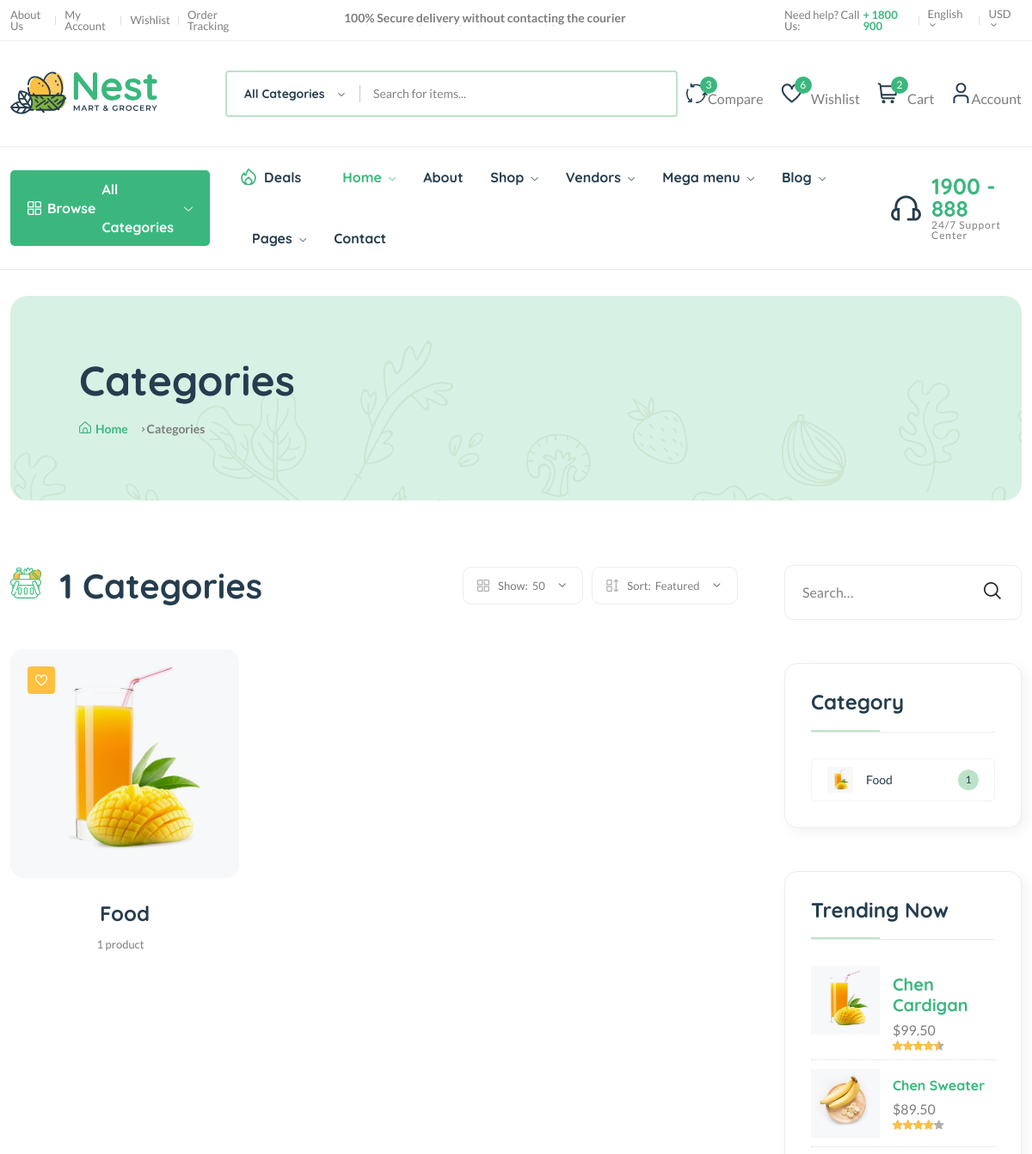
The app's page /category/ (upper part), older data.
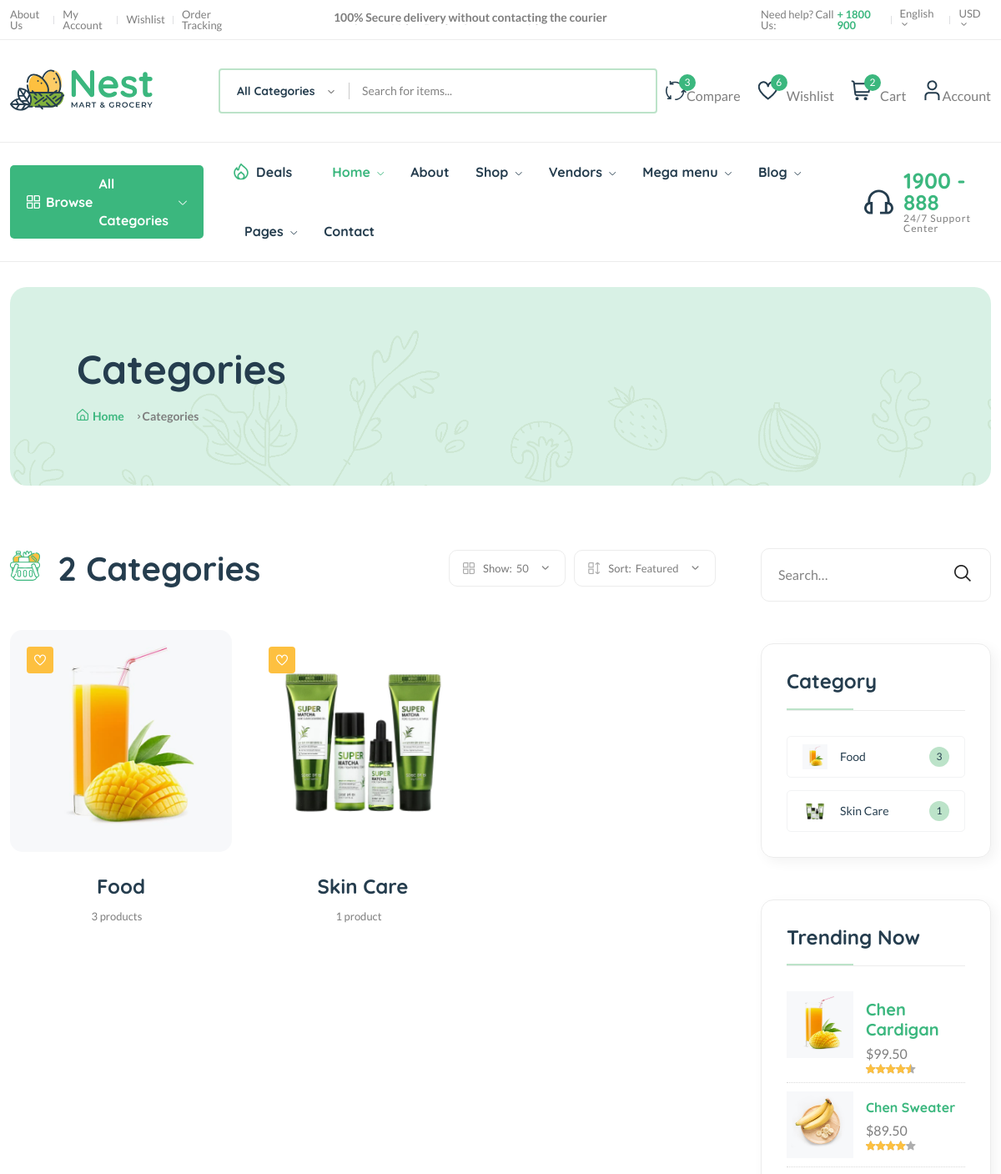
The same page, newer data.
### core/models.py (models this page shows, shortened)
class Category(models.Model):
    cid = ShortUUIDField(unique=True, length=10, max_length=20, prefix="cat", alphabet="abcdefgh12345")
    title = models.CharField(max_length=100, default="Food")
    image = models.ImageField(upload_to="category", default="category.jpg")
    class Meta:
        verbose_name_plural = "Categories"

### core/views.py (the view)
# urls.py: path("category/", category_list_view, name="category-list"),
def category_list_view(request):
    categories = Category.objects.all()
    context = {
        "categories": categories,
    }
    return render(request, 'core/category-list.html', context)

### templates/core/category-list.html (shortened to what this page needs)
{% extends 'core/partials/base.html' %}
{% load static %}
{% block content %}
    <main class="main">
        <div class="page-header mt-30 mb-75">
            <div class="container">
                <div class="archive-header">
                    <div class="row align-items-center">
                        <div class="col-xl-3">
                            <h1 class="mb-15">Categories</h1>
                            <div class="breadcrumb">
                                <a href="index.html" rel="nofollow"><i class="fi-rs-home mr-5"></i>Home</a>
                                <span>Categories</span>
                            </div>
                        </div>
                    </div>
                </div>
            </div>
        </div>
        <div class="page-content mb-50">
            <div class="container">
                <div class="row">
                    <div class="col-lg-9">
                        <div class="shop-product-fillter mb-50 pr-30">
                            <div class="totall-product">
                                <h2>
                                    <img class="w-36px mr-10" src="assets/imgs/theme/icons/category-1.svg" alt="" />
                                    {{categories.count}} Categories
                                </h2>
                            </div>
                            <div class="sort-by-product-area">
                                <div class="sort-by-cover mr-10">
                                    <div class="sort-by-product-wrap">
                                        <div class="sort-by">
                                            <span><i class="fi-rs-apps"></i>Show:</span>
                                        </div>
                                        <div class="sort-by-dropdown-wrap">
                                            <span> 50 <i class="fi-rs-angle-small-down"></i></span>
                                        </div>
                                    </div>
                                </div>
                                <div class="sort-by-cover">
                                    <div class="sort-by-product-wrap">
                                        <div class="sort-by">
                                            <span><i class="fi-rs-apps-sort"></i>Sort:</span>
                                        </div>
                                        <div class="sort-by-dropdown-wrap">
                                            <span>Featured <i class="fi-rs-angle-small-down"></i></span>
                                        </div>
                                    </div>
                                </div>
                            </div>
                        </div>
                        <div class="loop-grid pr-30">
                            <div class="row">
                                {% for c in categories %}
                                <article class="col-xl-4 col-lg-6 col-md-6 text-center hover-up mb-30 animated">
                                    <div class="post-thumb">
                                        <a href="blog-post-right.html">
                                            <img class="border-radius-15" src="{{c.image.url}}" alt="" />
                                        </a>
                                        <div class="entry-meta">
                                            <a class="entry-meta meta-2" href="blog-category-grid.html"><i class="fi-rs-heart"></i></a>
                                        </div>
                                    </div>
                                    <div class="entry-content-2">
                                        <h4 class="post-title mb-15">
                                            <a href="blog-post-right.html">{{ c.title }}</a>
                                        </h4>
                                        <div class="entry-meta font-xs color-grey mt-10 pb-10">
                                            <div>
                                                <span class="hit-count mr-10">{{c.category.count}} product{{c.category.count|pluralize}}</span>
                                            </div>
                                        </div>
                                    </div>
                                </article>
                                {% endfor %}
                            </div>
                        </div>
                    </div>
                    <div class="col-lg-3 primary-sidebar sticky-sidebar">
                        <div class="widget-area">
                            <div class="sidebar-widget-2 widget_search mb-50">
                                <div class="search-form">
                                    <form action="#">
                                        <input type="text" placeholder="Search…" />
                                        <button type="submit"><i class="fi-rs-search"></i></button>
                                    </form>
                                </div>
                            </div>
                            <div class="sidebar-widget widget-category-2 mb-50">
                                <h5 class="section-title style-1 mb-30">Category</h5>
                                <ul>
                                    {% for c in categories %}
                                    <li>
                                        <a href="shop-grid-right.html"> <img src="{{c.image.url}}" alt="" />{{c.title}}</a><span class="count">{{c.category.count}}</span>
                                    </li>
                                    {% endfor %}
                                </ul>
                            </div>
                            <div class="sidebar-widget product-sidebar mb-50 p-30 bg-grey border-radius-10">
                                <h5 class="section-title style-1 mb-30">Trending Now</h5>
                                <div class="single-post clearfix">
                                    <div class="image">
                                        <img src="assets/imgs/shop/thumbnail-3.jpg" alt="#" />
                                    </div>
                                    <div class="content pt-10">
                                        <h5><a href="shop-product-detail.html">Chen Cardigan</a></h5>
                                        <p class="price mb-0 mt-5">$99.50</p>
                                        <div class="product-rate">
                                            <div class="product-rating" style="width: 90%"></div>
                                        </div>
                                    </div>
                                </div>
                                <div class="single-post clearfix">
                                    <div class="image">
                                        <img src="assets/imgs/shop/thumbnail-4.jpg" alt="#" />
                                    </div>
                                    <div class="content pt-10">
                                        <h6><a href="shop-product-detail.html">Chen Sweater</a></h6>
                                        <p class="price mb-0 mt-5">$89.50</p>
                                        <div class="product-rate">
                                            <div class="product-rating" style="width: 80%"></div>
                                        </div>
                                    </div>
                                </div>
                            </div>
                        </div>
                    </div>
                </div>
            </div>
        </div>
    </main>
{% endblock content %}

### templates/core/partials/base.html (shortened to what this page needs)
{% load static %}
<!DOCTYPE html>
<html class="no-js" lang="en">
<head>
    <link rel="stylesheet" href="{% static 'assets/css/plugins/slider-range.css' %}" />
    <link rel="stylesheet" href="/static/assets/css/main.css?v=5.5" />
</head>
<body>
    <header class="header-area header-style-1 header-height-2">
        <div class="header-top header-top-ptb-1 d-none d-lg-block">
            <div class="container">
                <div class="row align-items-center">
                    <div class="col-xl-3 col-lg-4">
                        <div class="header-info">
                            <ul>
                                <li><a href="page-about.htlm">About Us</a></li>
                                <li><a href="page-account.html">My Account</a></li>
                                <li><a href="shop-wishlist.html">Wishlist</a></li>
                                <li><a href="shop-order.html">Order Tracking</a></li>
                            </ul>
                        </div>
                    </div>
                    <div class="col-xl-6 col-lg-4">
                        <div class="text-center">
                            <div id="news-flash" class="d-inline-block">
                                <ul>
                                    <li>100% Secure delivery without contacting the courier</li>
                                </ul>
                            </div>
                        </div>
                    </div>
                    <div class="col-xl-3 col-lg-4">
                        <div class="header-info header-info-right">
                            <ul>
                                <li>Need help? Call Us: <strong class="text-brand"> + 1800 900</strong></li>
                                <li>
                                    <a class="language-dropdown-active" href="#">English <i class="fi-rs-angle-small-down"></i></a>
                                </li>
                                <li>
                                    <a class="language-dropdown-active" href="#">USD <i class="fi-rs-angle-small-down"></i></a>
                                </li>
                            </ul>
                        </div>
                    </div>
                </div>
            </div>
        </div>
        <div class="header-middle header-middle-ptb-1 d-none d-lg-block">
            <div class="container">
                <div class="header-wrap">
                    <div class="logo logo-width-1">
                        <a href="index.html"><img src="{% static 'assets/imgs/theme/logo.svg' %}" alt="logo" /></a>
                    </div>
                    <div class="header-right">
                        <div class="search-style-2">
                            <form action="#">
                                <input type="text" placeholder="Search for items..." />
                            </form>
                        </div>
                        <div class="header-action-right">
                            <div class="header-action-2">
                                <div class="header-action-icon-2">
                                    <a href="shop-compare.html">
                                        <img class="svgInject" alt="Nest" src="{% static 'assets/imgs/theme/icons/icon-compare.svg' %}" />
                                        <span class="pro-count blue">3</span>
                                    </a>
                                    <a href="shop-compare.html"><span class="lable ml-0">Compare</span></a>
                                </div>
                                <div class="header-action-icon-2">
                                    <a href="shop-wishlist.html">
                                        <img class="svgInject" alt="Nest" src="{% static 'assets/imgs/theme/icons/icon-heart.svg' %}" />
                                        <span class="pro-count blue">6</span>
                                    </a>
                                    <a href="shop-wishlist.html"><span class="lable">Wishlist</span></a>
                                </div>
                                <div class="header-action-icon-2">
                                    <a class="mini-cart-icon" href="shop-cart.html">
                                        <img alt="Nest" src="{% static 'assets/imgs/theme/icons/icon-cart.svg' %}" />
                                        <span class="pro-count blue">2</span>
                                    </a>
                                    <a href="shop-cart.html"><span class="lable">Cart</span></a>
                                </div>
                                <div class="header-action-icon-2">
                                    <a href="page-account.html">
                                        <img class="svgInject" alt="Nest" src="{% static 'assets/imgs/theme/icons/icon-user.svg' %}" />
                                    </a>
                                    <a href="page-account.html"><span class="lable ml-0">Account</span></a>
                                </div>
                            </div>
                        </div>
                    </div>
                </div>
            </div>
        </div>
        <div class="header-bottom header-bottom-bg-color sticky-bar">
            <div class="container">
                <div class="header-wrap header-space-between position-relative">
                    <div class="header-nav d-none d-lg-flex">
                        <div class="main-categori-wrap d-none d-lg-block">
                            <a class="categories-button-active" href="#">
                                <span class="fi-rs-apps"></span> <span class="et">Browse</span> All Categories
                                <i class="fi-rs-angle-down"></i>
                            </a>
                        </div>
                        <div class="main-menu main-menu-padding-1 main-menu-lh-2 d-none d-lg-block font-heading">
                            <nav>
                                <ul>
                                    <li class="hot-deals"><img src="{% static 'assets/imgs/theme/icons/icon-hot.svg' %}" alt="hot deals" /><a href="shop-grid-right.html">Deals</a></li>
                                    <li>
                                        <a class="active" href="index.html">Home <i class="fi-rs-angle-down"></i></a>
                                    </li>
                                    <li>
                                        <a href="page-about.html">About</a>
                                    </li>
                                    <li>
                                        <a href="shop-grid-right.html">Shop <i class="fi-rs-angle-down"></i></a>
                                    </li>
                                    <li>
                                        <a href="#">Vendors <i class="fi-rs-angle-down"></i></a>
                                    </li>
                                    <li class="position-static">
                                        <a href="#">Mega menu <i class="fi-rs-angle-down"></i></a>
                                    </li>
                                    <li>
                                        <a href="blog-category-grid.html">Blog <i class="fi-rs-angle-down"></i></a>
                                    </li>
                                    <li>
                                        <a href="#">Pages <i class="fi-rs-angle-down"></i></a>
                                    </li>
                                    <li>
                                        <a href="page-contact.html">Contact</a>
                                    </li>
                                </ul>
                            </nav>
                        </div>
                    </div>
                    <div class="hotline d-none d-lg-flex">
                        <img src="{% static 'assets/imgs/theme/icons/icon-headphone.svg' %}" alt="hotline" />
                        <p>1900 - 888<span>24/7 Support Center</span></p>
                    </div>
                </div>
            </div>
        </div>
    </header>
    {% block content %}
    {% endblock content %}
</body>
</html>

Row changes from the older to the newer data that the page shows:
computed for Category "Food": category.count "1" → "3"
added Category: image (picture), title "Skin Care", category.count "1"
Text that changed along with them:
{{ categories.count }}: "1" → "2"
